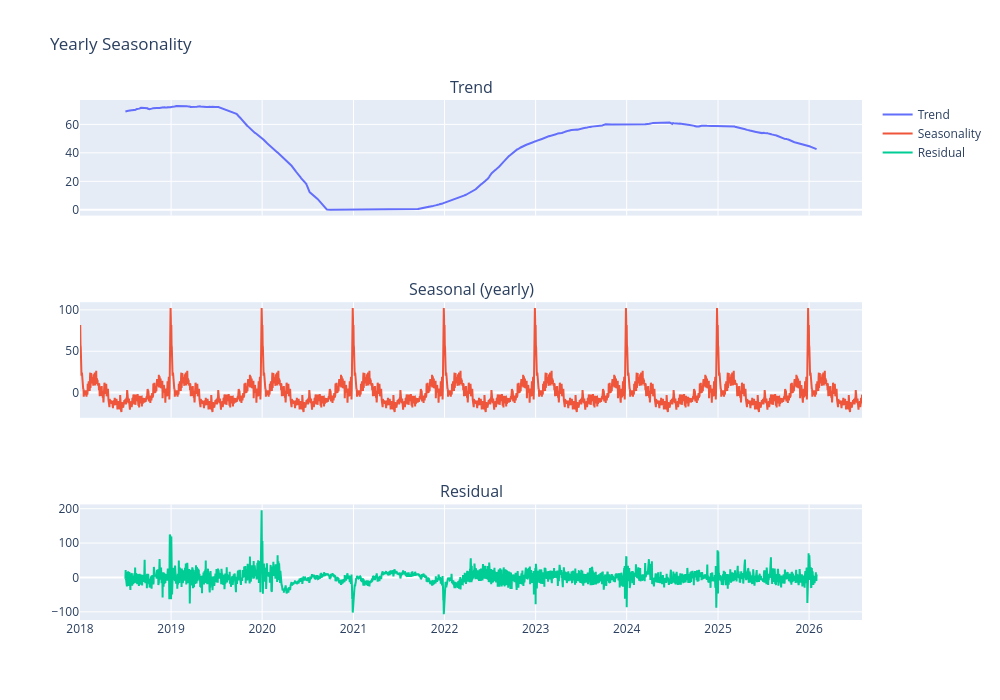

This figure's notebook cell:
### Code cell
from statsmodels.tsa.seasonal import seasonal_decompose
from plotly.subplots import make_subplots
import plotly.graph_objects as go

result = seasonal_decompose(df["headcount"], model='additive', period=365)

fig = make_subplots(rows=3, cols=1, shared_xaxes=True, 
                     subplot_titles=("Trend", "Seasonal (yearly)", "Residual"))

fig.add_trace(go.Scatter(x=result.trend.index, y=result.trend, name="Trend"), row=1, col=1)
fig.add_trace(go.Scatter(x=result.seasonal.index, y=result.seasonal, name="Seasonality"), row=2, col=1)
fig.add_trace(go.Scatter(x=result.resid.index, y=result.resid, name="Residual"), row=3, col=1)

fig.update_layout(height=700, width=1000, title_text = "Yearly Seasonality")
fig.show()

### Figure 1 — Plotly figure (JSON) as saved in the notebook; plotly's stock layout.template omitted (floating-point values rounded to 4 significant figures; data arrays with more than 128 entries replaced by an {"elided": "..."} marker saying what was removed)
{"data": [{"name": "Trend", "type": "scatter", "x": {"elided": "3135 str values"}, "xaxis": "x", "y": {"elided": "3135 float values"}, "yaxis": "y"}, {"name": "Seasonality", "type": "scatter", "x": {"elided": "3135 str values"}, "xaxis": "x2", "y": {"elided": "3135 float values"}, "yaxis": "y2"}, {"name": "Residual", "type": "scatter", "x": {"elided": "3135 str values"}, "xaxis": "x3", "y": {"elided": "3135 float values"}, "yaxis": "y3"}], "layout": {"annotations": [{"font": {"size": 16}, "showarrow": false, "text": "Trend", "x": 0.5, "xanchor": "center", "xref": "paper", "y": 1, "yanchor": "bottom", "yref": "paper"}, {"font": {"size": 16}, "showarrow": false, "text": "Seasonal (yearly)", "x": 0.5, "xanchor": "center", "xref": "paper", "y": 0.6111, "yanchor": "bottom", "yref": "paper"}, {"font": {"size": 16}, "showarrow": false, "text": "Residual", "x": 0.5, "xanchor": "center", "xref": "paper", "y": 0.2222, "yanchor": "bottom", "yref": "paper"}], "height": 700, "title": {"text": "Yearly Seasonality"}, "width": 1000, "xaxis": {"anchor": "y", "domain": [0, 1], "matches": "x3", "showticklabels": false}, "xaxis2": {"anchor": "y2", "domain": [0, 1], "matches": "x3", "showticklabels": false}, "xaxis3": {"anchor": "y3", "domain": [0, 1]}, "yaxis": {"anchor": "x", "domain": [0.7778, 1]}, "yaxis2": {"anchor": "x2", "domain": [0.3889, 0.6111]}, "yaxis3": {"anchor": "x3", "domain": [0, 0.2222]}}}
